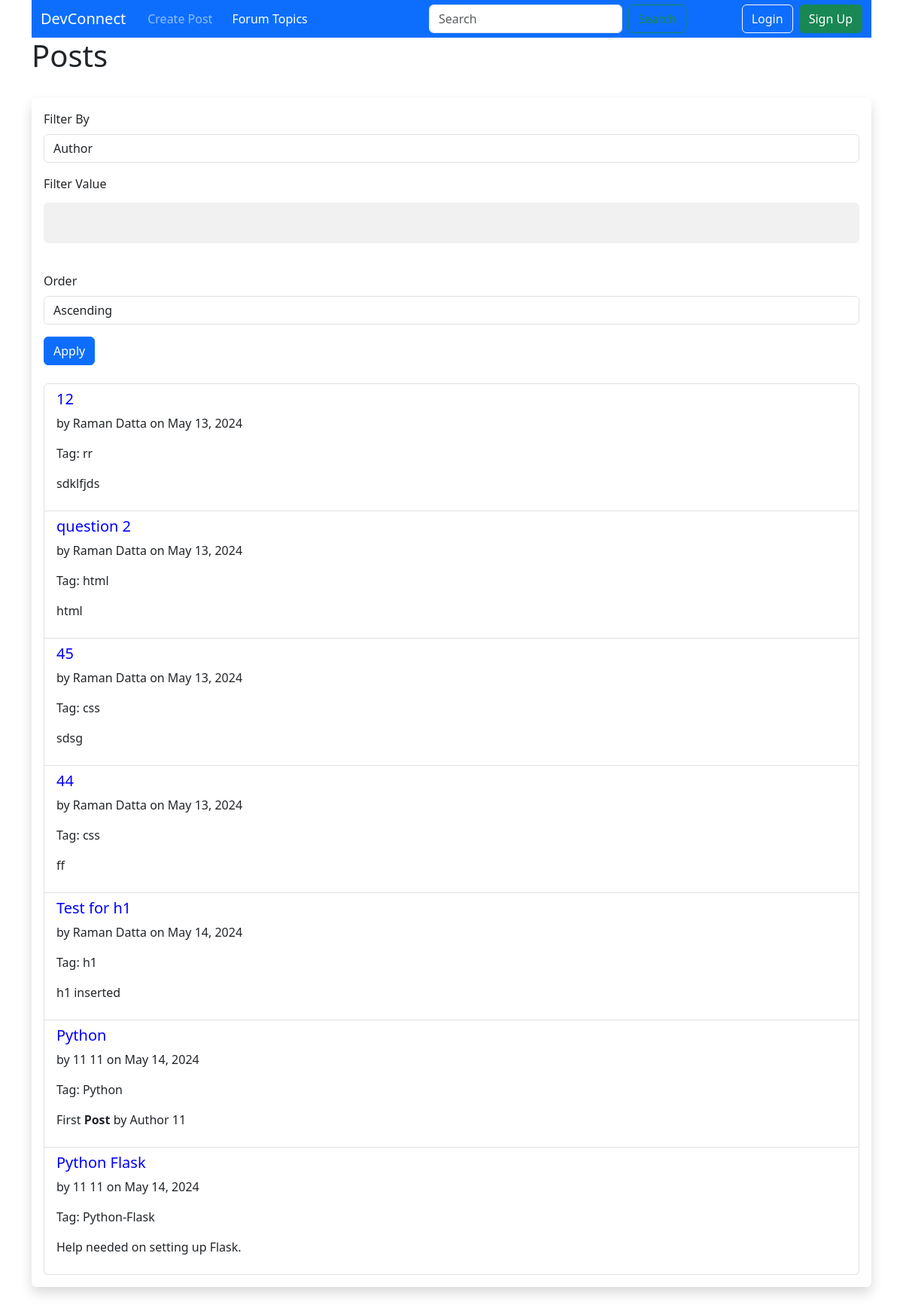
The page /posts on the database its author committed.
### app/models/model.py (models this page shows, shortened)
class Posts(db.Model):
    __tablename__ = "posts"
    id = db.Column(db.Integer, primary_key=True)
    title = db.Column(db.String(255), nullable=False)
    content = db.Column(db.Text, nullable=False)
    author_id = db.Column(db.Integer, db.ForeignKey('users.id'))
    date_posted = db.Column(db.DateTime, default=datetime.utcnow)
    deleted = db.Column(db.Boolean, default=False)
    answered = db.Column(db.Boolean, default=False)
    tag_id = db.Column(db.Integer, db.ForeignKey('tags.id'))
    career_preparation = db.Column(db.Boolean, default=False)
    author = db.relationship('User', backref=db.backref('posts', lazy=True))
    tag = db.relationship('Tag', backref=db.backref('posts', lazy=True))

class User(UserMixin, db.Model):
    __tablename__ = "users"
    id = db.Column(db.Integer, primary_key=True)
    first_name = db.Column(db.String(100), nullable=False)
    last_name = db.Column(db.String(100), nullable=False)
    uwa_id = db.Column(db.String(100), unique=True, nullable=False)
    email = db.Column(db.String(100), unique=True, nullable=False)
    major = db.Column(db.String(100), nullable=False)
    password_hash = db.Column(db.String(200), nullable=False)
    user_image = db.Column(db.String(200))
    is_disabled = db.Column(db.Boolean, default=False)
    timestamp = db.Column(db.DateTime, default=datetime.utcnow)
    role = db.Column(db.String(100))

class Tag(db.Model):
    __tablename__ = "tags"
    id = db.Column(db.Integer, primary_key=True)
    tag = db.Column(db.String(100), nullable=False)

### app/controllers/main_controller.py (the view)
@main.route("/posts", methods=["GET", "POST"])
def posts():
    form = FilterSortForm()
    query = Posts.query
    search_query = request.args.get('q', '')
    if search_query:
        if search_query.startswith('[') and search_query.endswith(']'):
            tag_name = search_query[1:-1]
            tag = Tag.query.filter(Tag.tag.ilike(f'%{tag_name}%')).first()
            if tag:
                query = query.filter_by(tag_id=tag.id)
            else:
                query = query.filter_by(id=None)  # No results
        else:
            query = query.filter(
                (Posts.title.ilike(f'%{search_query}%')) |
                (Posts.content.ilike(f'%{search_query}%'))
            )
    else:
        if form.validate_on_submit():
            filter_by = form.filter_by.data
            filter_value = form.filter_value.data
            order = form.order.data
            if filter_by == 'author':
                query = query.join(User).filter(User.first_name.contains(filter_value) | User.last_name.contains(filter_value))
            elif filter_by == 'title':
                query = query.filter(Posts.title.contains(filter_value))
            elif filter_by == 'tag':
                query = query.join(Tag).filter(Tag.tag.contains(filter_value))
            if order == 'asc':
                query = query.order_by(Posts.date_posted.asc())
            else:
                query = query.order_by(Posts.date_posted.desc())
    posts = query.all()
    return render_template('main/posts.html', form=form, posts=posts, search_query=search_query)

### app/forms.py
class FilterSortForm(FlaskForm):
    filter_by = SelectField('Filter By', choices=[('author', 'Author'), ('title', 'Title'), ('tag', 'Tag')], validators=[DataRequired()])
    filter_value = StringField('Filter Value')
    order = SelectField('Order', choices=[('asc', 'Ascending'), ('desc', 'Descending')], validators=[DataRequired()])
    submit = SubmitField('Apply')

### app/templates/main/posts.html (shortened to what this page needs)
{% extends "includes/layout.html" %}
{% block content %}
<h1>Posts{% if search_query %} - Search Results for "{{ search_query }}"{% endif %}</h1>
<br/>
<div class="shadow p-3 mb-5 bg-body rounded">
    <form id="filter-sort-form" method="POST" action="{{ url_for('main.posts') }}" class="mb-4">
        <div class="mb-3">
            {{ form.filter_by.label(class="form-label") }}
            {{ form.filter_by(class="form-control", id="filter_by") }}
        </div>
        <div class="mb-3">
            {{ form.filter_value.label(class="form-label") }}
            {{ form.filter_value(class="form-control", id="filter_value") }}
        </div>
        <div class="mb-3">
            {{ form.order.label(class="form-label") }}
            {{ form.order(class="form-control", id="order") }}
        </div>
        <div class="mb-3">
            {{ form.submit(class="btn btn-primary") }}
        </div>
    </form>
    <ul class="list-group" id="posts-list">
        {% for post in posts %}
        <li class="list-group-item">
            <h5><a href="{{ url_for('main.view_post', post_id=post.id, origin='posts') }}">{{ post.title }}</a></h5>
            <p>by {{ post.author.first_name }} {{ post.author.last_name }} on {{ post.date_posted.strftime('%B %d, %Y') }}</p>
            <p>Tag: {{ post.tag.tag if post.tag else 'N/A' }}</p>
            <p>{{ post.content|safe }}</p>
        </li>
        {% endfor %}
    </ul>
</div>
{% endblock %}

### app/static/css/main.css (style rules this page uses)
:root { --blue: #27348b; --gold: #e2b600; --silver: #ececec; --red-700: #a92247; --red-800: #de2851; --red-900: #e42313; --orange: #e84e0f; --orange-400: #f49700; --yellow: #fdc300; --darkblue:#003869; --black-800: #1488ca; --lightblue:#48bed8; }
* { box-sizing: border-box; }
*:before, *:after { box-sizing: border-box; }
html { position: relative; min-height: 100%; }
body { margin-bottom: 60px; }
li { display: inline; padding: 5px; }
a { text-decoration: none; color: blue; }
input[type=text], input[type=password] { width: 100%; padding: 15px; margin: 5px 0 22px 0; display: inline-block; border: none; background: #f1f1f1; }

### rows shown on the page
Posts: title "12", author.first_name "Raman", author.last_name "Datta", date_posted "May 13, 2024", tag "rr", content "sdklfjds"
Posts: title "question 2", author.first_name "Raman", author.last_name "Datta", date_posted "May 13, 2024", tag "html", content "html"
Posts: title "45", author.first_name "Raman", author.last_name "Datta", date_posted "May 13, 2024", tag "css", content "sdsg"
Posts: title "44", author.first_name "Raman", author.last_name "Datta", date_posted "May 13, 2024", tag "css", content "ff"
Posts: title "Test for h1", author.first_name "Raman", author.last_name "Datta", date_posted "May 14, 2024", tag "h1", content "h1 inserted"
Posts: title "Python", author.first_name "11", author.last_name "11", date_posted "May 14, 2024", tag "Python", content "First Post by Author 11"
Posts: title "Python Flask", author.first_name "11", author.last_name "11", date_posted "May 14, 2024", tag "Python-Flask", content "Help needed on setting up Flask."
